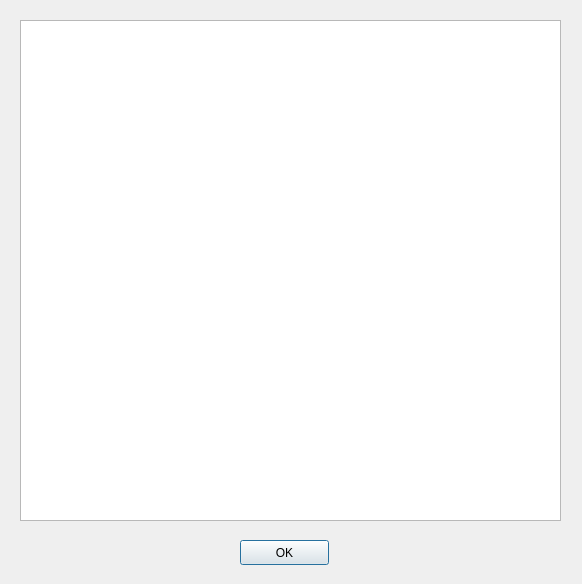
<?xml version="1.0" encoding="UTF-8"?>
<ui version="4.0">
 <class>LogicCheckDialog</class>
 <widget class="QDialog" name="LogicCheckDialog">
  <property name="geometry">
   <rect>
    <x>0</x>
    <y>0</y>
    <width>582</width>
    <height>584</height>
   </rect>
  </property>
  <property name="windowTitle">
   <string>Dialog</string>
  </property>
  <widget class="QTreeView" name="treeView">
   <property name="geometry">
    <rect>
     <x>20</x>
     <y>20</y>
     <width>541</width>
     <height>501</height>
    </rect>
   </property>
   <property name="editTriggers">
    <set>QAbstractItemView::NoEditTriggers</set>
   </property>
  </widget>
  <widget class="QPushButton" name="pushButton">
   <property name="geometry">
    <rect>
     <x>240</x>
     <y>540</y>
     <width>89</width>
     <height>25</height>
    </rect>
   </property>
   <property name="text">
    <string>OK</string>
   </property>
  </widget>
 </widget>
 <resources/>
 <connections/>
</ui>
